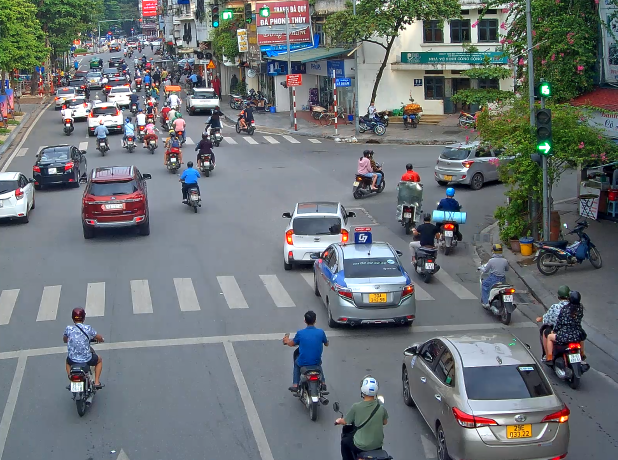
#> input picture image/image copy 2.png, 1235 x 920 px (shown at 1/2 size)
$ python -i preprocessing.py   (imports and definitions only)
#> lines starting #> are read from the running program, lines starting #| are printed output that depends on the picture; after the words box and inside, x2 and y2 are one past the last pixel; in counts of white or black regions, pixels touching at a corner belong together
#> further down, picture is the input picture: shape (920, 1235, 3); mean B, G, R 117.8, 115.2, 108.8
"""
Enhanced Preprocessing cho License Plate OCR
Deskew + CLAHE + Denoise + Sharpen - CHÍNH XÁC THEO CODE MẪU
"""

import statistics
import numpy as np
import cv2


def clip_long_edge(bgr, max_len=1600):
    """Resize ảnh nếu cạnh dài nhất > max_len"""
#> called with max_len = 1600
    h, w = bgr.shape[:2]
#> h = 920; w = 1235
    s = min(1.0, max_len / max(h, w))
#> s = 1
    return cv2.resize(bgr, (int(w*s), int(h*s)), interpolation=cv2.INTER_AREA) if s < 1.0 else bgr


def order_pts(pts):
    """Sắp xếp 4 điểm theo thứ tự: TL, TR, BR, BL"""
    rect = np.zeros((4,2), dtype="float32")
    s = pts.sum(axis=1)
    rect[0] = pts[np.argmin(s)]
    rect[2] = pts[np.argmax(s)]
    diff = np.diff(pts, axis=1)
    rect[1] = pts[np.argmin(diff)]
    rect[3] = pts[np.argmax(diff)]
    return rect


# ======================= TIỀN XỬ LÝ TỪNG BƯỚC =======================
def step1_resize(bgr, max_edge=1600):
    """Step 1: Resize ảnh nếu quá lớn"""
    # Giảm kích thước ảnh nếu cạnh dài nhất > 1600px để tăng tốc độ xử lý
    return clip_long_edge(bgr, max_edge)


def step2_rectify(bgr):
    """
    Step 2: Deskew - Perspective transform để straighten biển số
    Mục đích: Làm thẳng biển số bị nghiêng/xoay để OCR chính xác hơn
    """
    h, w = bgr.shape[:2]
#> h = 920; w = 1235

    # Chuyển sang ảnh xám để xử lý edge detection dễ hơn
    gray = cv2.cvtColor(bgr, cv2.COLOR_BGR2GRAY)
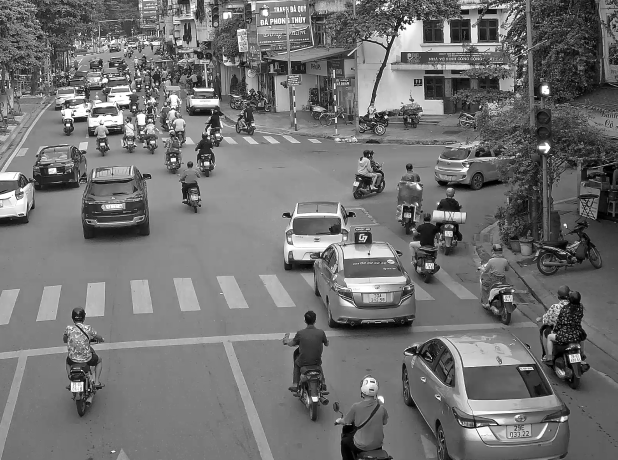
#> gray: shape (920, 1235) (shown at 1/2 size); min 0, max 255, mean 113.6

    # Bilateral filter: Làm mịn ảnh nhưng giữ lại các cạnh quan trọng (edge-preserving smoothing)
    # d=5: Đường kính lọc, sigmaColor=60: Lọc theo màu sắc, sigmaSpace=60: Lọc theo không gian
    blur = cv2.bilateralFilter(gray, d=5, sigmaColor=60, sigmaSpace=60)

    # Canny edge detection: Xác định biên/cạnh của các đối tượng trong ảnh
    # 80, 160: Ngưỡng thấp và cao để phát hiện cạnh yếu và mạnh
    # L2gradient=True: Sử dụng L2 norm để tính gradient chính xác hơn
    edges = cv2.Canny(blur, 80, 160, L2gradient=True)
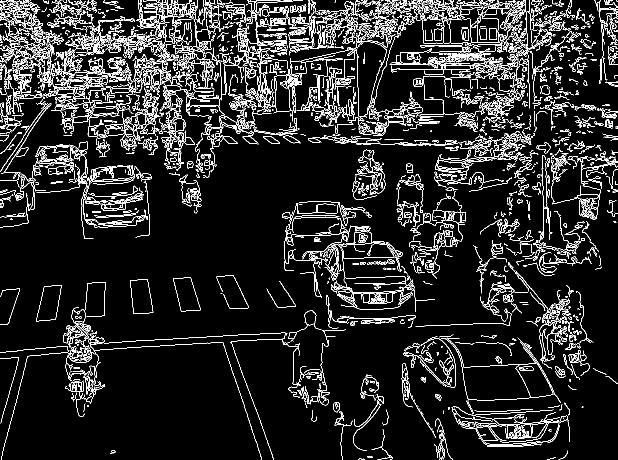
#> edges: shape (920, 1235) (shown at 1/2 size); 9.7% white in thin lines or dots

    # Morphology Close: Đóng các khoảng trống nhỏ trong biên để tạo contour liền mạch
    # Kernel 5x5 giúp kết nối các đường biên gần nhau thành 1 khối
    edges = cv2.morphologyEx(edges, cv2.MORPH_CLOSE, np.ones((5,5), np.uint8), iterations=1)
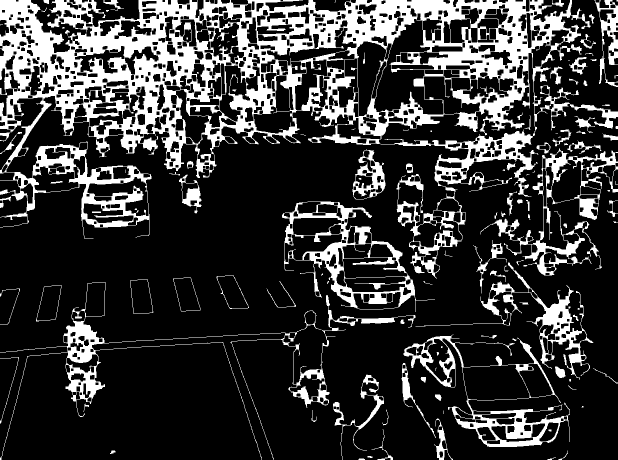
#> edges: shape (920, 1235) (shown at 1/2 size); 21.9% white; 137 white regions (40 under 20 px)

    # Find contours: Tìm các đường viền (biên ngoài) của các vùng có edge
    # RETR_EXTERNAL: Chỉ lấy contour ngoài cùng, bỏ qua các contour lồng nhau
    cnts, _ = cv2.findContours(edges, cv2.RETR_EXTERNAL, cv2.CHAIN_APPROX_SIMPLE)
#> cnts = 113 contours, 49 with area under 20; largest, box (x1, y1, x2, y2) and area: (0, 0, 1235, 557) 333894, (564, 403, 870, 624) 33558, (807, 669, 1140, 894) 29108, (960, 296, 1235, 552) 18300, (0, 564, 831, 920) 17836

    # Tìm contour tốt nhất (có khả năng cao là biển số)
    best, best_score = None, -1.0
    for c in cnts:
        # Tính diện tích contour
        area = cv2.contourArea(c)

        # Bỏ qua contour quá nhỏ (< 1% diện tích ảnh) - có thể là nhiễu
        if area < 0.01*w*h:
            continue

        # Tính chu vi contour
        peri = cv2.arcLength(c, True)

        # Approximate contour thành đa giác đơn giản hơn (giảm số điểm)
        # 0.02*peri: Độ chính xác approximation (2% chu vi)
        approx = cv2.approxPolyDP(c, 0.02*peri, True)

        # Kiểm tra contour có 4 góc (hình chữ nhật/hình bình hành) và lồi (convex)
        if len(approx) == 4 and cv2.isContourConvex(approx):
            # Chuyển 4 điểm góc thành mảng float32
            pts = approx.reshape(4,2).astype(np.float32)

            # Sắp xếp 4 góc theo thứ tự: top-left, top-right, bottom-right, bottom-left
            rect = order_pts(pts)
            (tl, tr, br, bl) = rect

            # Tính chiều rộng biển số (trung bình 2 cạnh ngang)
            widthA = np.linalg.norm(br - bl)  # Cạnh dưới
            widthB = np.linalg.norm(tr - tl)  # Cạnh trên

            # Tính chiều cao biển số (trung bình 2 cạnh dọc)
            heightA = np.linalg.norm(tr - br)  # Cạnh phải
            heightB = np.linalg.norm(tl - bl)  # Cạnh trái

            W = max(widthA, widthB)
            H = max(heightA, heightB)
            if H < 1 or W < 1:
                continue

            # Tính aspect ratio (tỉ lệ rộng/cao)
            ar = W / H

            # Tính điểm: Biển số VN có aspect ratio 1.2-6.0 (biển 1 dòng ~3.5, biển 2 dòng ~2.0)
            # Ưu tiên contour có aspect ratio phù hợp và diện tích lớn
            score = area * (1.0 if 1.2 <= ar <= 6.0 else 0.5)
            if score > best_score:
                best, best_score = rect, score
#> this loop made 113 passes
#> area on passes 1, 3, 5, 6, 7, 12, 13, 16, 17, 18, 19, 20: 22, 20, 33.5, 89, 862.5, 21, 95.5, 70.5, 1568.5, 25.5, 291.5, 967.5
#> (area, peri) on passes 25, 33, 53: (29107.5, 2490), (17836.5, 6314.6), (33558.5, 1619.5)
#> after the loop, best_score = -1

    # Nếu không tìm thấy contour phù hợp, trả về ảnh gốc (không deskew)
    if best is None:
        return bgr

    # Tính lại kích thước thực tế của biển số từ 4 góc tốt nhất
    widthA = np.linalg.norm(best[2] - best[3])  # Bottom
    widthB = np.linalg.norm(best[1] - best[0])  # Top
    heightA = np.linalg.norm(best[1] - best[2])  # Right
    heightB = np.linalg.norm(best[0] - best[3])  # Left
    W = int(max(widthA, widthB))
    H = int(max(heightA, heightB))

    # Chuẩn hóa kích thước output: chiều cao cố định 160px, chiều rộng tối thiểu 320px
    target_h = 160
    target_w = int(max(target_h * (W / max(H,1)), 320))

    # Định nghĩa 4 góc đích (hình chữ nhật chuẩn)
    dst = np.array([[0,0],[target_w-1,0],[target_w-1,target_h-1],[0,target_h-1]], dtype="float32")

    # Tính ma trận perspective transform từ 4 góc nguồn sang 4 góc đích
    M = cv2.getPerspectiveTransform(best, dst)

    # Áp dụng perspective transform: Chuyển biển số nghiêng thành biển số thẳng
    # INTER_CUBIC: Interpolation chất lượng cao để giữ chi tiết ký tự
    return cv2.warpPerspective(bgr, M, (target_w, target_h), flags=cv2.INTER_CUBIC)


def step3_gray_clahe(bgr_rect):
    """
    Step 3: Convert to Gray + CLAHE
    Mục đích: Tăng độ tương phản để ký tự nổi bật hơn
    """
    # Chuyển sang ảnh xám (grayscale) để giảm chiều dữ liệu và tăng tốc xử lý
    gray = cv2.cvtColor(bgr_rect, cv2.COLOR_BGR2GRAY)

    # CLAHE (Contrast Limited Adaptive Histogram Equalization):
    # Tăng độ tương phản cục bộ (adaptive) để cải thiện độ rõ nét
    # clipLimit=3.0: Giới hạn tăng contrast để tránh nhiễu (noise amplification)
    # tileGridSize=(8,8): Chia ảnh thành lưới 8x8 để xử lý từng vùng riêng biệt
    clahe = cv2.createCLAHE(clipLimit=3.0, tileGridSize=(8,8))
    gray_eq = clahe.apply(gray)
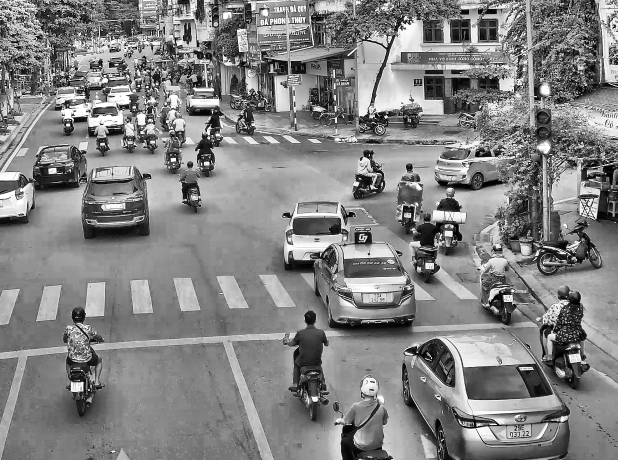
#> gray_eq: shape (920, 1235) (shown at 1/2 size); min 0, max 255, mean 130.4

    return gray, gray_eq


def step4_denoise_and_sharpen(gray_eq, bilateral_d=5, sigmaC=60, sigmaS=60, unsharp_amount=0.8, unsharp_radius=1.2):
    """
    Step 4: Bilateral filter (denoise) + Unsharp masking (sharpen)
    Mục đích: Loại bỏ nhiễu nhưng giữ cạnh sắc nét, sau đó làm nét ký tự
    """
#> called with bilateral_d = 5, sigmaC = 60, sigmaS = 60, unsharp_amount = 0.8, unsharp_radius = 1.2
    # Bilateral filter: Làm mịn nhiễu nhưng GIỮ LẠI các cạnh của ký tự (edge-preserving)
    # d=5: Đường kính lọc
    # sigmaColor=60: Lọc các pixel có màu sắc tương tự nhau
    # sigmaSpace=60: Lọc các pixel gần nhau trong không gian
    gray_dn = cv2.bilateralFilter(gray_eq, d=bilateral_d, sigmaColor=sigmaC, sigmaSpace=sigmaS)

    # Gaussian blur: Tạo phiên bản mờ để sử dụng cho unsharp masking
    # unsharp_radius=1.2: Độ mờ (càng lớn càng mờ)
    blur = cv2.GaussianBlur(gray_dn, (0,0), unsharp_radius)

    # Unsharp masking: Làm nét ảnh bằng cách tăng cường sự khác biệt giữa ảnh gốc và ảnh mờ
    # Công thức: sharp = (1 + amount) × original - amount × blur
    # unsharp_amount=0.8: Mức độ làm nét (càng cao càng sắc nét nhưng dễ nhiễu)
    gray_refined = cv2.addWeighted(gray_dn, 1+unsharp_amount, blur, -unsharp_amount, 0)

    # Clip giá trị pixel về [0, 255] để tránh overflow/underflow
    return gray_dn, np.clip(gray_refined, 0, 255).astype(np.uint8)


# TODO: Tiền xử lý ảnh biển số
def preprocess_enhanced(bgr, max_edge=1600):
    """
    Full preprocessing pipeline - CHÍNH XÁC THEO CODE MẪU

    Returns:
        yolo_input: BGR image ready for YOLO
        debug: Dict với các bước trung gian
    """
    try:
        bgr_rsz = step1_resize(bgr, max_edge=max_edge)
        bgr_rect = step2_rectify(bgr_rsz)
        gray, gray_eq = step3_gray_clahe(bgr_rect)
        gray_dn, gray_refined = step4_denoise_and_sharpen(gray_eq)
        yolo_input = cv2.cvtColor(gray_refined, cv2.COLOR_GRAY2BGR)
        debug = {"bgr_rect": bgr_rect, "gray": gray, "gray_eq": gray_eq, "gray_refined": gray_refined}
        return yolo_input, debug
    except Exception:
        # Fallback: return ảnh gốc nếu preprocessing fail
        return bgr, {}


def sort_boxes_two_rows(boxes_xyxy):
    """
    Sắp xếp boxes theo 2 hàng (biển số 2 dòng)
    CHÍNH XÁC THEO CODE MẪU
    """
    if not boxes_xyxy:
        return []

    centers = [((x1+x2)/2.0, (y1+y2)/2.0) for (x1,y1,x2,y2) in boxes_xyxy]
    heights = [(y2-y1) for (_,y1,_,y2) in boxes_xyxy]
    med_h = statistics.median(heights) if heights else 20.0
    row_thresh = 0.6 * med_h

    order = sorted(range(len(centers)), key=lambda i: centers[i][1])
    rows, cur = [], [order[0]] if order else []

    for i in order[1:]:
        if abs(centers[i][1] - centers[cur[-1]][1]) <= row_thresh:
            cur.append(i)
        else:
            rows.append(cur)
            cur = [i]
    if cur:
        rows.append(cur)

    rows.sort(key=lambda idxs: statistics.mean([centers[k][1] for k in idxs]))
    return [sorted(idxs, key=lambda k: centers[k][0]) for idxs in rows]

>>> import cv2
>>> picture = cv2.imread('../../../image/image copy 2.png')
>>> result = preprocess_enhanced(picture)

$ run again, on image/image copy 4.png
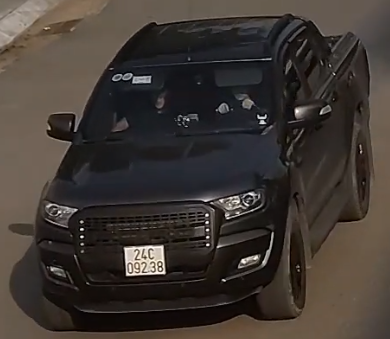
#> input picture image/image copy 4.png, 390 x 339 px
#> picture is the input picture: shape (339, 390, 3); mean B, G, R 50.8, 55.8, 63.1
#> in step2_rectify, `edges = cv2.morphologyEx(edges, cv2.MORPH_CLOSE, np.ones((5,5), np.uin..`:
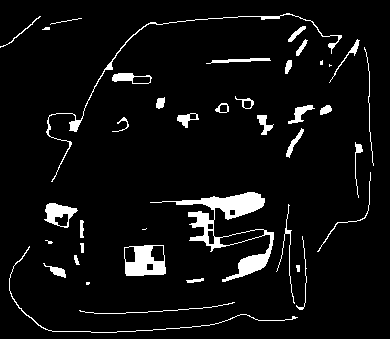
#> edges: shape (339, 390); 6% white; 40 white regions (6 under 20 px)
#> cnts = 40 contours, 12 with area under 20; largest, box (x1, y1, x2, y2) and area: (150, 192, 274, 282) 2526, (124, 245, 166, 276) 1134, (44, 203, 78, 228) 492, (46, 13, 342, 182) 321, (112, 73, 152, 84) 268
#> the loop in step2_rectify, `for c in cnts:` made 40 passes
#> area on passes 3, 5, 6, 7, 8, 13, 14, 15: 33.5, 98, 22.5, 53.5, 1134, 40.5, 22, 492.5
#> after the loop in step2_rectify, `for c in cnts:`: best_score = -1
#> in step4_denoise_and_sharpen, `blur = cv2.GaussianBlur(gray_dn, (0,0), unsharp_radius)`:
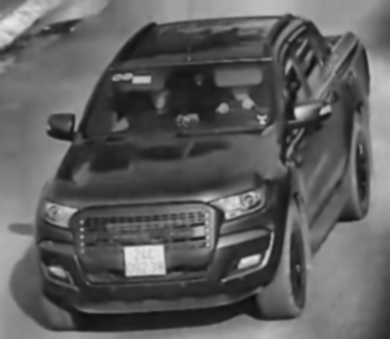
#> blur: shape (339, 390); min 12, max 232, mean 93.8
